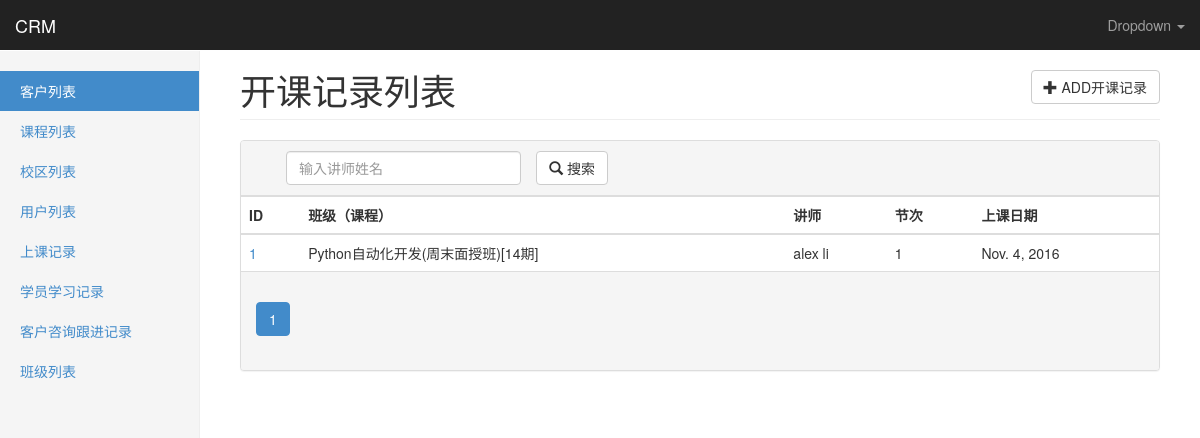
Page /crm/courserecords/ on the earlier database version.
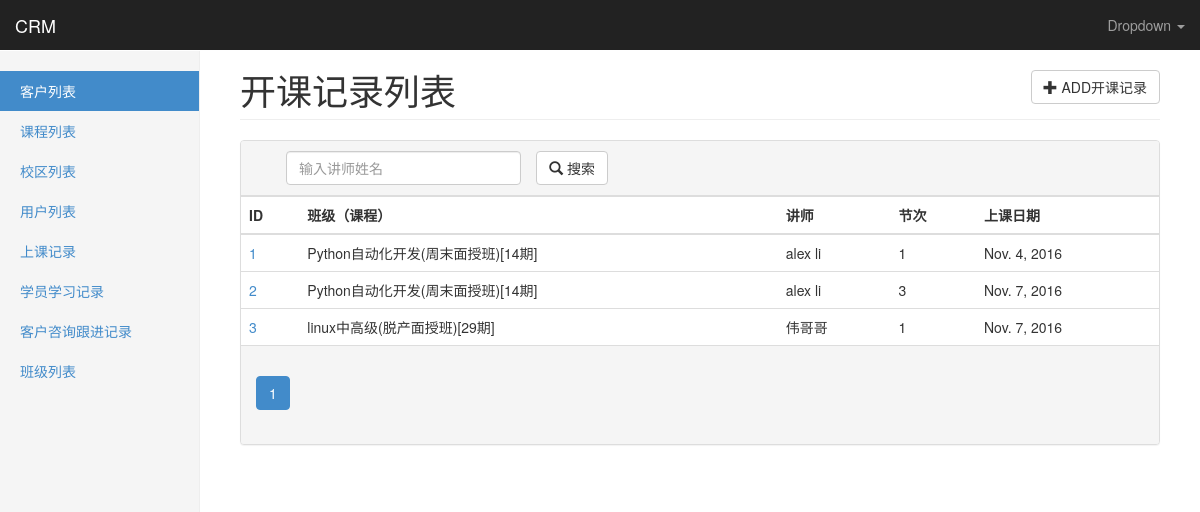
Same page on the later database version.
### app01/models.py (models this page shows, shortened)
class CourseRecord(models.Model):
    course = models.ForeignKey(ClassList,verbose_name=u'班级（课程）')
    day_num = models.IntegerField(u'节次',help_text=u'填写第几节课')
    date = models.DateField(auto_now_add=True,verbose_name=u'上课日期')
    teacher = models.ForeignKey(UserProfile,verbose_name=u'讲师')
    class Meta:
        verbose_name = u'上课记录'
        verbose_name_plural = u'上课记录'
        unique_together = ('course','day_num')

class ClassList(models.Model):
    course = models.ForeignKey(Course)
    course_type = models.CharField(u'课程类型',choices=class_type_choices,max_length=32)
    semester = models.IntegerField(u'学期')
    start_date = models.DateField(u'开班日期')
    graduate_date = models.DateField(u'毕业日期',blank=True,null=True)
    teachers = models.ManyToManyField(UserProfile,verbose_name=u'讲师')
    def __str__(self):
        return u'%s(%s)[%s期]' % (self.course.name,self.get_course_type_display(),self.semester)
    class Meta:
        verbose_name = u'班级列表'
        verbose_name_plural = u'班级列表'
        unique_together = ('course','course_type','semester')

class Course(models.Model):
    name = models.CharField(u'课程名称',max_length=128,unique=True)
    price = models.IntegerField(u'面授价格')
    online_price = models.IntegerField(u'网络班价格')
    brief = models.TextField(u'课程简介')

class UserProfile(models.Model):
    user = models.OneToOneField(User)
    name = models.CharField(u'姓名',max_length=32)
    school = models.ForeignKey('School',verbose_name='校区',default=1)
    def __str__(self):
        return self.name
    class Meta:
        permissions = (
            ('view_customer_list',u'可以查看客户列表'),
            ('view_customer_info',u'可以查看客户详细信息'),
            ('edit_own_customer_info',u'可以修改自己的客户信息'),
        )

### app01/views.py (the view)
# urls.py: url(r'^courserecords/(\d+)/$', views.courserecord_detail,name='courserecord_detail'),
def courserecords(request):
    data_dic = build_search_param(request, models.CourseRecord)
    return render(request,'app01/courserecords.html',data_dic)

### app01/forms.py (called while the page is built, shortened)
def get_filter_fields(cls):
    filter_fields = settings.FILTER_FIELDS.get(cls.__name__)
    if filter_fields is None:
        return None

### app01/templatetags/custom_tags.py (called while the page is built, shortened)
@register.simple_tag
def pagination_bar(lists,search_str,find_list):
    page_ele = '<ul class="pagination">'
    for page_num in lists.paginator.page_range:
        offset = abs(lists.number - page_num)
        if offset < 3:
            if lists.number == page_num:
                page_ele += '<li class ="active" >'
            else:
                page_ele += '<li class ="" >'
            if len(find_list) == 2:
                page_ele += '<a href="?page=%s%s&%s=%s" > %s </a> </li>' % (page_num,search_str,find_list[0],find_list[1],page_num)
            else:
                page_ele += '<a href="?page=%s%s" > %s </a> </li>' % (page_num, search_str, page_num)
    page_ele += '</ul>'
    return format_html(page_ele)

### templates/app01/courserecords.html (shortened to what this page needs)
{% extends 'base.html' %}
{% load custom_tags %}
{% block page-header %}
开课记录列表
<a href="{% url 'courserecord_add' %}">
    <button type="button" class="btn btn-default pull-right">
      <span class="glyphicon glyphicon-plus"></span> ADD开课记录
    </button>
</a>
{% endblock %}
{% block page-content %}
<div class="panel panel-default">
    <div class="panel-heading" id="panel-heading">
        <div class="col-md-9 " >
            <form action="{% url url_alias %}?page=1{{ search_str }}" method="GET">
                <div class="col-md-5">
                    <input name="find__teacher__name" class="form-control" type="text" value="{{ find_list.1 }}" placeholder="输入讲师姓名" minlength="1" maxlength="20" required>
                </div>
                <div class="col-md-3 search-button">
                    <button type="submit" id="btn-submit" class="btn btn-default">
                        <span class="glyphicon glyphicon-search"></span> 搜索
                    </button>
                </div>
            </form>
        </div>
    </div>
    <table class="table table-hover">
    <thead>
    <tr>
        <th>ID</th>
        <th>班级（课程）</th>
        <th>讲师</th>
        <th>节次</th>
        <th>上课日期</th>
    </tr>
    </thead>
    <tbody>
    {% for data in data_list %}
        <tr>
            <td><a href="{% url 'courserecord_detail' data.id %}">{{ data.id }}</a></td>
            <td>{{ data.course }}</td>
            <td>{{ data.teacher }}</td>
            <td>{{ data.day_num }}</td>
            <td>{{ data.date }}</td>
        </tr>
    {% endfor %}
    </tbody>
</table>
    <div class="panel-footer">
        <nav>{% pagination_bar data_list search_str find_list %}</nav>
    </div>
</div>
{% endblock %}

### templates/base.html (shortened to what this page needs)
<!DOCTYPE html>
<html lang="en"><head><meta http-equiv="Content-Type" content="text/html; charset=UTF-8">
    <link href="/static/bootstrap/css/bootstrap.min.css" rel="stylesheet">
    <link href="/static/bootstrap/css/dashboard.css" rel="stylesheet">
    <link href="/static/css/custom.css" rel="stylesheet">
  </head>
  <body>
    <nav class="navbar navbar-inverse navbar-fixed-top" role="navigation">
      <div class="container-fluid">
        <div class="navbar-header">
          <a class="navbar-brand" href="#">CRM</a>
        </div>
        <div id="navbar" class="navbar-collapse collapse">
          <ul class="nav navbar-nav navbar-right">
            <li>
                <a id="drop3" href="#" class="dropdown-toggle" data-toggle="dropdown" aria-haspopup="true" aria-expanded="false">
                Dropdown
                <span class="caret"></span>
              </a>
            </li>
          </ul>
        </div>
      </div>
    </nav>
    <div class="container-fluid">
      <div class="row">
        <div class="col-sm-3 col-md-2 sidebar">
          <ul class="nav nav-sidebar">
            <li class="active"><a href="{% url 'customer_list' %}">客户列表</a></li>
            <li><a href="{% url 'course_list' %}">课程列表</a></li>
            <li><a href="{% url 'school_list' %}">校区列表</a></li>
            <li><a href="{% url 'userprofile_list' %}">用户列表</a></li>
            <li><a href="{% url 'courserecord_list' %}">上课记录</a></li>
            <li><a href="{% url 'studyrecord_list' %}">学员学习记录</a></li>
            <li><a href="{% url 'consultrecord_list' %}">客户咨询跟进记录</a></li>
            <li><a href="{% url 'classlist_list' %}">班级列表</a></li>
          </ul>
        </div>
        <div class="col-sm-9 col-sm-offset-3 col-md-10 col-md-offset-2 main">
          <h1 class="page-header">{% block page-header %}Your page header{% endblock %}</h1>
          {% block page-content %}{% endblock %}
        </div>
      </div>
    </div>
</body></html>

### templates/app01/filter_component.html (shortened to what this page needs)
{% load custom_tags %}

### statics/css/custom.css (style rules this page uses)
#panel-heading { float:none;overflow: hidden; }
#panel-heading .search-button,#panel-heading .search-more-button { padding-left: 0px; }

Differences in the rows shown:
added CourseRecord: id "2", course "Python自动化开发(周末面授班)[14期]", teacher "alex li", day_num "3", date "Nov. 7, 2016"
added CourseRecord: id "3", course "linux中高级(脱产面授班)[29期]", teacher "伟哥哥", day_num "1", date "Nov. 7, 2016"
